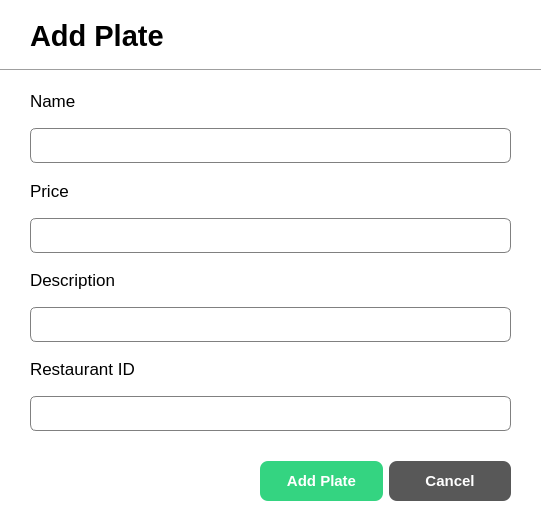
<?xml version="1.0" encoding="UTF-8"?>
<ui version="4.0">
 <class>AddPlateDialog</class>
 <widget class="QDialog" name="AddPlateDialog">
  <property name="geometry">
   <rect>
    <x>0</x>
    <y>0</y>
    <width>542</width>
    <height>525</height>
   </rect>
  </property>
  <property name="windowTitle">
   <string>Add plate Dialog</string>
  </property>
  <property name="styleSheet">
   <string notr="true">QDialog{
	background-color: white;
}

QLineEdit{
	border: 1px solid gray;
	border-radius: 6px;
	padding-left: 15px;
height: 35px;
}

</string>
  </property>
  <widget class="QLabel" name="label">
   <property name="geometry">
    <rect>
     <x>30</x>
     <y>20</y>
     <width>231</width>
     <height>31</height>
    </rect>
   </property>
   <property name="font">
    <font>
     <pointsize>22</pointsize>
     <bold>true</bold>
    </font>
   </property>
   <property name="text">
    <string>Add Plate</string>
   </property>
  </widget>
  <widget class="QWidget" name="layoutWidget">
   <property name="geometry">
    <rect>
     <x>30</x>
     <y>80</y>
     <width>481</width>
     <height>351</height>
    </rect>
   </property>
   <layout class="QVBoxLayout" name="verticalLayout_5">
    <item>
     <layout class="QVBoxLayout" name="verticalLayout">
      <item>
       <widget class="QLabel" name="label_2">
        <property name="font">
         <font>
          <pointsize>13</pointsize>
         </font>
        </property>
        <property name="text">
         <string>Name</string>
        </property>
       </widget>
      </item>
      <item>
       <widget class="QLineEdit" name="lineEdit_name">
        <property name="minimumSize">
         <size>
          <width>0</width>
          <height>35</height>
         </size>
        </property>
        <property name="maximumSize">
         <size>
          <width>16777215</width>
          <height>35</height>
         </size>
        </property>
       </widget>
      </item>
     </layout>
    </item>
    <item>
     <layout class="QVBoxLayout" name="verticalLayout_2">
      <item>
       <widget class="QLabel" name="label_3">
        <property name="font">
         <font>
          <pointsize>13</pointsize>
         </font>
        </property>
        <property name="text">
         <string>Price</string>
        </property>
       </widget>
      </item>
      <item>
       <widget class="QLineEdit" name="lineEdit_price">
        <property name="minimumSize">
         <size>
          <width>0</width>
          <height>35</height>
         </size>
        </property>
        <property name="maximumSize">
         <size>
          <width>16777215</width>
          <height>35</height>
         </size>
        </property>
       </widget>
      </item>
     </layout>
    </item>
    <item>
     <layout class="QVBoxLayout" name="verticalLayout_3">
      <item>
       <widget class="QLabel" name="label_4">
        <property name="font">
         <font>
          <pointsize>13</pointsize>
         </font>
        </property>
        <property name="text">
         <string>Description</string>
        </property>
       </widget>
      </item>
      <item>
       <widget class="QLineEdit" name="lineEdit_description">
        <property name="minimumSize">
         <size>
          <width>0</width>
          <height>35</height>
         </size>
        </property>
        <property name="maximumSize">
         <size>
          <width>16777215</width>
          <height>35</height>
         </size>
        </property>
       </widget>
      </item>
     </layout>
    </item>
    <item>
     <layout class="QVBoxLayout" name="verticalLayout_4">
      <item>
       <widget class="QLabel" name="label_5">
        <property name="font">
         <font>
          <pointsize>13</pointsize>
         </font>
        </property>
        <property name="text">
         <string>Restaurant ID</string>
        </property>
       </widget>
      </item>
      <item>
       <widget class="QLineEdit" name="lineEdit_restaurantID">
        <property name="minimumSize">
         <size>
          <width>0</width>
          <height>35</height>
         </size>
        </property>
        <property name="maximumSize">
         <size>
          <width>16777215</width>
          <height>35</height>
         </size>
        </property>
       </widget>
      </item>
     </layout>
    </item>
   </layout>
  </widget>
  <widget class="QWidget" name="layoutWidget">
   <property name="geometry">
    <rect>
     <x>260</x>
     <y>460</y>
     <width>251</width>
     <height>42</height>
    </rect>
   </property>
   <layout class="QHBoxLayout" name="horizontalLayout">
    <item>
     <widget class="QPushButton" name="btn_addPlate">
      <property name="minimumSize">
       <size>
        <width>0</width>
        <height>40</height>
       </size>
      </property>
      <property name="styleSheet">
       <string notr="true">QPushButton{
	background-color: #34D481;
	color: white;
	border: none;
	border-radius: 8px;
	font-weight: bold;
	font-size: 15px
}</string>
      </property>
      <property name="text">
       <string>Add Plate</string>
      </property>
     </widget>
    </item>
    <item>
     <widget class="QPushButton" name="btn_cancel">
      <property name="minimumSize">
       <size>
        <width>0</width>
        <height>40</height>
       </size>
      </property>
      <property name="styleSheet">
       <string notr="true">QPushButton{
	background-color: #585858;
	color: white;
	border: none;
	border-radius: 8px;
	font-weight: bold;
	font-size: 15px
}</string>
      </property>
      <property name="text">
       <string>Cancel</string>
      </property>
     </widget>
    </item>
   </layout>
  </widget>
  <widget class="Line" name="line">
   <property name="geometry">
    <rect>
     <x>0</x>
     <y>60</y>
     <width>541</width>
     <height>20</height>
    </rect>
   </property>
   <property name="orientation">
    <enum>Qt::Horizontal</enum>
   </property>
  </widget>
 </widget>
 <resources/>
 <connections/>
</ui>
